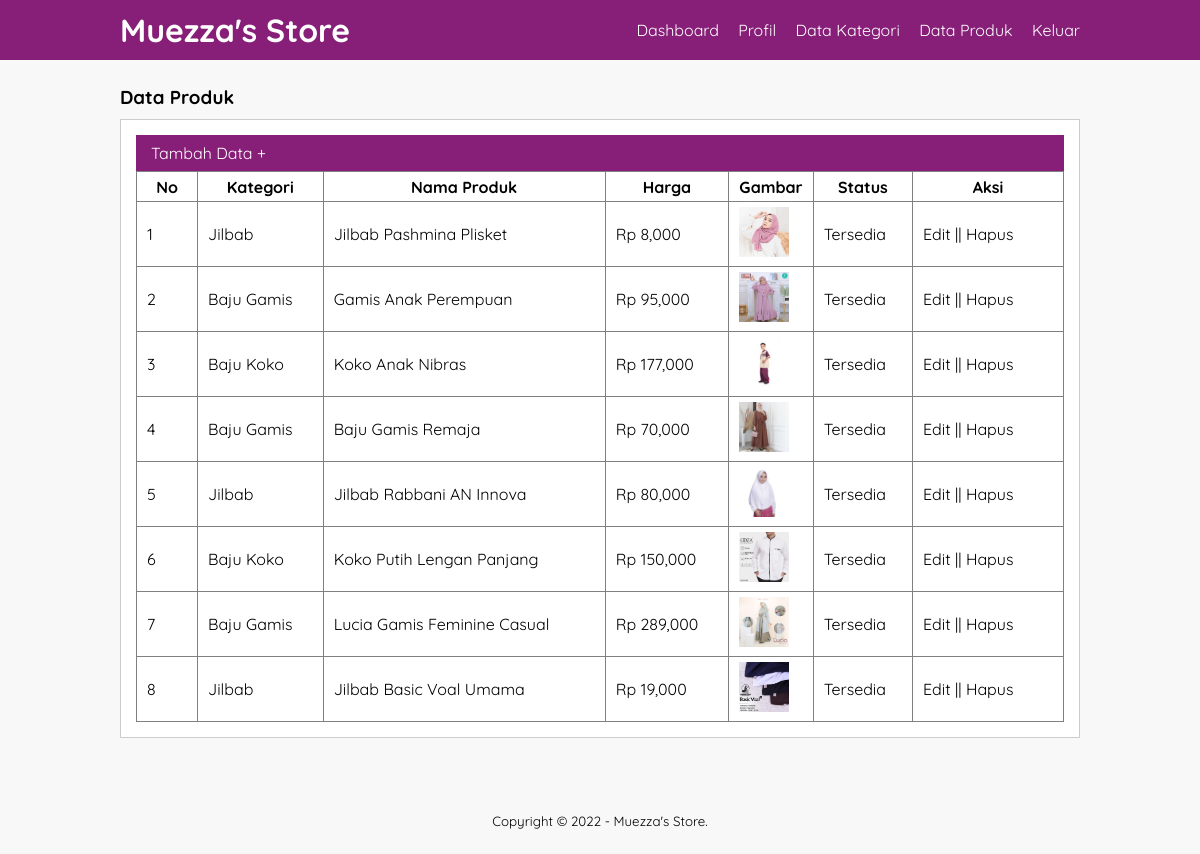
Page /data-produk.php (signed in) on the committed database.
### tables this page shows
CREATE TABLE `tb_product` (
  `product_id` int(11) NOT NULL,
  `category_id` int(11) NOT NULL,
  `product_name` varchar(100) NOT NULL,
  `product_price` int(11) NOT NULL,
  `product_description` text NOT NULL,
  `product_image` varchar(100) NOT NULL,
  `product_status` tinyint(1) NOT NULL,
  `data_created` timestamp NOT NULL DEFAULT current_timestamp()
);

CREATE TABLE `tb_category` (
  `category_id` int(11) NOT NULL,
  `category_name` varchar(25) NOT NULL
);

### data-produk.php (the view, shortened to what this page needs)
<?php
	include 'koneksi.php';
?>
<!DOCTYPE html>
<html>
<head>
	<link rel="stylesheet" type="text/css" href="css/style.css">
</head>
<body>
	<header>
		<div class="container">
			<h1><a href="dashboard.php">Muezza's Store</a></h1>
			<ul>
				<li><a href="dashboard.php">Dashboard</a></li>
				<li><a href="profil.php">Profil</a></li>
				<li><a href="data-kategori.php">Data Kategori</a></li>
				<li><a href="data-produk.php">Data Produk</a></li>
				<li><a href="keluar.php">Keluar</a></li>
			</ul>
		</div>
	</header>
	<div class="section">
		<div class="container">
			<h3>Data Produk</h3>
			<div class="box">
				<p class="btn btn-primary"><a href="tambah-produk.php">Tambah Data +</a></p>
				<table border="1" cellspacing="0" class="table">
					<thead>
						<tr>
							<th width="60px">No</th>
							<th>Kategori</th>
							<th>Nama Produk</th>
							<th>Harga</th>
							<th>Gambar</th>
							<th>Status</th>
							<th width="150px">Aksi</th>
						</tr>
					</thead>
					<tbody>
						<?php
							$no = 1;
							$produk = mysqli_query($conn, "SELECT * FROM tb_product LEFT JOIN tb_category USING (category_id) ORDER BY product_id DESC");
							if(mysqli_num_rows($produk) > 0){
							while($row = mysqli_fetch_array($produk)){
						?>
						<tr>
							<td><?php echo $no++ ?></td>
							<td><?php echo $row['category_name'] ?></td>
							<td><?php echo $row['product_name'] ?></td>
							<td>Rp <?php echo number_format($row['product_price']) ?></td>
							<td><a href="produk/<?php echo $row['product_image'] ?>" target="_blank"> <img src="produk/<?php echo $row['product_image'] ?>" width="50px"> </a></td>
							<td><?php echo ($row['product_status'] == 0)? 'Tidak Tersedia':'Tersedia'; ?></td>
							<td>
								<a href="edit-produk.php?id=<?php echo $row['product_id'] ?>">Edit</a> || <a href="proses-hapus.php?idp=<?php echo $row['product_id'] ?>" onclick="return confirm('Yakin ingin hapus ?')">Hapus</a>
							</td>
						</tr>
						<?php }}else{ ?>
							<tr>
								<td colspan="7">Tidak ada data</td>
							</tr>
						<?php } ?>
					</tbody>
				</table>
			</div>
		</div>
	</div>
	<footer>
		<div class="container">
			<small><center>Copyright &copy; 2022 - Muezza's Store.</center></small>
		</div>
	</footer>
</body>
</html>

### css/style.css (style rules this page uses)
* { padding:0; margin:0; font-family: 'Quicksand', sans-serif; }
body { background-color: #f8f8f8; }
a { color: inherit; text-decoration: none; }
.btn { padding:8px 15px; background-color: #871F78; color: #fff; border:none; cursor: pointer; }
header { background-color: #871F78; color: #fff; }
header h1 { float: left; padding:10px 0; }
header ul { float: right; }
header ul li { display: inline-block; }
header ul li a { padding:20px 0 20px 15px; display: inline-block; }
footer { padding:25px 0; }
.container { width: 80%; margin:0 auto; }
.container:after { content: ''; display: block; clear: both; }
.section { padding:25px 0; }
.box { background-color: #fff; border:1px solid #ccc; padding:15px; box-sizing: border-box; margin:10px 0 25px 0; }
.box:after { content: ''; display: block; clear: both; }
.table { width: 100%; border-collapse: collapse; }
.table tr { height: 30px; }
.table tr td { padding:5px 10px; }

### rows in the picture
tb_product: category.category_name "Jilbab", product_name "Jilbab Pashmina Plisket", product_price "8,000", product_image (picture), product_status "Tersedia"
tb_product: category.category_name "Baju Gamis", product_name "Gamis Anak Perempuan", product_price "95,000", product_image (picture), product_status "Tersedia"
tb_product: category.category_name "Baju Koko", product_name "Koko Anak Nibras", product_price "177,000", product_image (picture), product_status "Tersedia"
tb_product: category.category_name "Baju Gamis", product_name "Baju Gamis Remaja", product_price "70,000", product_image (picture), product_status "Tersedia"
tb_product: category.category_name "Jilbab", product_name "Jilbab Rabbani AN Innova", product_price "80,000", product_image (picture), product_status "Tersedia"
tb_product: category.category_name "Baju Koko", product_name "Koko Putih Lengan Panjang", product_price "150,000", product_image (picture), product_status "Tersedia"
tb_product: category.category_name "Baju Gamis", product_name "Lucia Gamis Feminine Casual", product_price "289,000", product_image (picture), product_status "Tersedia"
tb_product: category.category_name "Jilbab", product_name "Jilbab Basic Voal Umama", product_price "19,000", product_image (picture), product_status "Tersedia"
